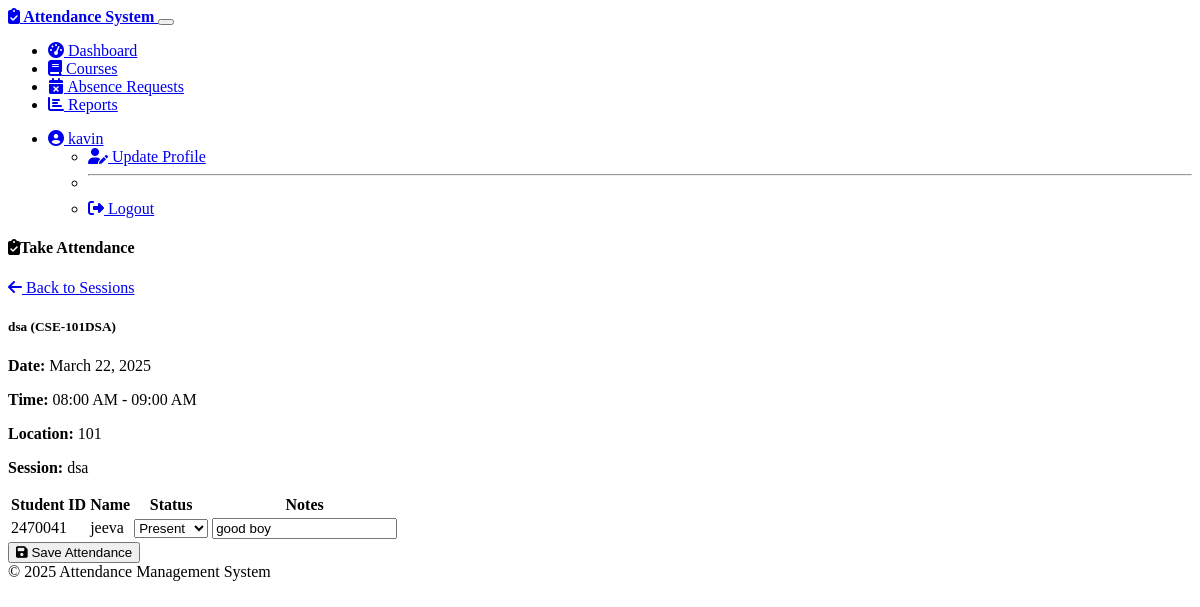
The page /faculty/take_attendance/1 (signed in) on the database its author committed.
### models.py (models this page shows, shortened)
class User(UserMixin, db.Model):
    id = db.Column(db.Integer, primary_key=True)
    username = db.Column(db.String(64), unique=True, nullable=False)
    email = db.Column(db.String(120), unique=True, nullable=False)
    password_hash = db.Column(db.String(256), nullable=False)
    user_type = db.Column(db.String(10), nullable=False)  # 'student' or 'faculty'
    student = db.relationship('Student', backref='user', uselist=False, cascade="all, delete-orphan")
    faculty = db.relationship('Faculty', backref='user', uselist=False, cascade="all, delete-orphan")

class Course(db.Model):
    id = db.Column(db.Integer, primary_key=True)
    course_code = db.Column(db.String(20), unique=True, nullable=False)
    title = db.Column(db.String(100), nullable=False)
    faculty_id = db.Column(db.Integer, db.ForeignKey('faculty.id'), nullable=False)
    schedule = db.Column(db.String(200), nullable=False)
    location = db.Column(db.String(100), nullable=False)
    description = db.Column(db.Text, nullable=True)
    min_attendance_percent = db.Column(db.Float, default=75.0, nullable=False)
    enrollments = db.relationship('CourseEnrollment', backref='course', lazy=True, cascade="all, delete-orphan")
    sessions = db.relationship('CourseSession', backref='course', lazy=True, cascade="all, delete-orphan")

class CourseSession(db.Model):
    id = db.Column(db.Integer, primary_key=True)
    course_id = db.Column(db.Integer, db.ForeignKey('course.id'), nullable=False)
    session_date = db.Column(db.Date, nullable=False)
    start_time = db.Column(db.Time, nullable=False)
    end_time = db.Column(db.Time, nullable=False)
    title = db.Column(db.String(100), nullable=True)
    notes = db.Column(db.Text, nullable=True)
    attendance_records = db.relationship('Attendance', backref='session', lazy=True, cascade="all, delete-orphan")

class Student(db.Model):
    id = db.Column(db.Integer, primary_key=True)
    user_id = db.Column(db.Integer, db.ForeignKey('user.id'), nullable=False)
    student_id = db.Column(db.String(20), unique=True, nullable=False)
    full_name = db.Column(db.String(100), nullable=False)
    department = db.Column(db.String(100), nullable=False)
    year_of_study = db.Column(db.Integer, nullable=False)
    phone = db.Column(db.String(15), nullable=True)
    enrollments = db.relationship('CourseEnrollment', backref='student', lazy=True, cascade="all, delete-orphan")
    attendance_records = db.relationship('Attendance', backref='student', lazy=True, cascade="all, delete-orphan")
    absence_requests = db.relationship('AbsenceRequest', backref='student', lazy=True, cascade="all, delete-orphan")

class Attendance(db.Model):
    id = db.Column(db.Integer, primary_key=True)
    student_id = db.Column(db.Integer, db.ForeignKey('student.id'), nullable=False)
    session_id = db.Column(db.Integer, db.ForeignKey('course_session.id'), nullable=False)
    status = db.Column(db.String(10), nullable=False)  # 'present', 'absent', 'late', 'excused'
    recorded_at = db.Column(db.DateTime, default=datetime.utcnow)
    notes = db.Column(db.Text, nullable=True)
    __table_args__ = (
        db.UniqueConstraint('student_id', 'session_id', name='unique_attendance'),
    )

### routes.py (the view, shortened to what this page needs)
    @app.route('/faculty/take_attendance/<int:session_id>', methods=['GET', 'POST'])
    @login_required
    def take_attendance(session_id):
        if current_user.user_type != 'faculty':
            flash('Access denied', 'danger')
            return redirect(url_for('index'))
        faculty = Faculty.query.filter_by(user_id=current_user.id).first()
        session = CourseSession.query.get_or_404(session_id)
        course = Course.query.get(session.course_id)
        if course.faculty_id != faculty.id:
            flash('You do not have permission to manage this course', 'danger')
            return redirect(url_for('faculty_dashboard'))
        enrollments = CourseEnrollment.query.filter_by(course_id=course.id).all()
        students = [enrollment.student for enrollment in enrollments]
        existing_records = {}
        for record in Attendance.query.filter_by(session_id=session.id).all():
            existing_records[record.student_id] = record
        return render_template('faculty/take_attendance.html',
                              session=session,
                              course=course,
                              students=students,
                              existing_records=existing_records)

### app.py (called while the page is built)
    @login_manager.user_loader
    def load_user(user_id):
        return User.query.get(int(user_id))

### templates/faculty/take_attendance.html (shortened to what this page needs)
{% extends "base.html" %}
{% block content %}
<div class="card">
    <div class="card-header bg-primary text-white d-flex justify-content-between align-items-center">
        <h4 class="mb-0"><i class="fas fa-clipboard-check me-2"></i>Take Attendance</h4>
        <a href="{{ url_for('course_sessions', course_id=course.id) }}" class="btn btn-sm btn-light">
            <i class="fas fa-arrow-left me-1"></i> Back to Sessions
        </a>
    </div>
    <div class="card-body">
        <div class="row mb-4">
            <div class="col-md-6">
                <h5>{{ course.title }} ({{ course.course_code }})</h5>
                <p><strong>Date:</strong> {{ session.session_date.strftime('%B %d, %Y') }}</p>
                <p><strong>Time:</strong> {{ session.start_time.strftime('%I:%M %p') }} - {{ session.end_time.strftime('%I:%M %p') }}</p>
                <p><strong>Location:</strong> {{ course.location }}</p>
                {% if session.title %}
                    <p><strong>Session:</strong> {{ session.title }}</p>
                {% endif %}
            </div>
        </div>
        <form method="POST" action="{{ url_for('take_attendance', session_id=session.id) }}">
            <div class="table-responsive">
                <table class="table table-striped">
                    <thead>
                        <tr>
                            <th>Student ID</th>
                            <th>Name</th>
                            <th>Status</th>
                            <th>Notes</th>
                        </tr>
                    </thead>
                    <tbody>
                        {% for student in students %}
                            <tr>
                                <td>{{ student.student_id }}</td>
                                <td>{{ student.full_name }}</td>
                                <td>
                                    <select name="status_{{ student.id }}" class="form-select attendance-status-select"
                                            data-student-id="{{ student.id }}">
                                        <option value="present"
                                            {% if student.id in existing_records and existing_records[student.id].status == 'present' %}selected{% endif %}>
                                            Present
                                        </option>
                                    </select>
                                </td>
                                <td>
                                    <input type="text" class="form-control" name="notes_{{ student.id }}"
                                           placeholder="Optional notes"
                                           value="{% if student.id in existing_records %}{{ existing_records[student.id].notes }}{% endif %}">
                                </td>
                            </tr>
                        {% endfor %}
                    </tbody>
                </table>
            </div>
            <div class="d-grid gap-2 d-md-flex justify-content-md-end mt-3">
                <button type="submit" class="btn btn-primary">
                    <i class="fas fa-save me-1"></i> Save Attendance
                </button>
            </div>
        </form>
    </div>
</div>
{% endblock %}

### templates/base.html (shortened to what this page needs)
<!DOCTYPE html>
<html lang="en" data-bs-theme="dark">
<head>
    <link rel="stylesheet" href="https://cdn.replit.com/agent/bootstrap-agent-dark-theme.min.css">
    <link rel="stylesheet" href="https://cdnjs.cloudflare.com/ajax/libs/font-awesome/6.4.0/css/all.min.css">
    <link rel="stylesheet" href="{{ url_for('static', filename='css/styles.css') }}">
</head>
<body>
    <nav class="navbar navbar-expand-lg navbar-dark bg-dark mb-4">
        <div class="container">
            <a class="navbar-brand" href="{{ url_for('index') }}">
                <i class="fas fa-clipboard-check me-2"></i>
                Attendance System
            </a>
            <button class="navbar-toggler" type="button" data-bs-toggle="collapse" data-bs-target="#navbarNav"
                    aria-controls="navbarNav" aria-expanded="false" aria-label="Toggle navigation">
            </button>
            <div class="collapse navbar-collapse" id="navbarNav">
                <ul class="navbar-nav">
                    {% if current_user.is_authenticated %}
                        {% if current_user.user_type == 'student' %}
                            <li class="nav-item">
                                <a class="nav-link {% if request.endpoint == 'student_dashboard' %}active{% endif %}"
                                   href="{{ url_for('student_dashboard') }}">
                                    <i class="fas fa-tachometer-alt me-1"></i> Dashboard
                                </a>
                            </li>
                            <li class="nav-item">
                                <a class="nav-link {% if request.endpoint == 'view_absence_requests' %}active{% endif %}"
                                   href="{{ url_for('view_absence_requests') }}">
                                    <i class="fas fa-calendar-times me-1"></i> Absence Requests
                                </a>
                            </li>
                        {% elif current_user.user_type == 'faculty' %}
                            <li class="nav-item">
                                <a class="nav-link {% if request.endpoint == 'faculty_dashboard' %}active{% endif %}"
                                   href="{{ url_for('faculty_dashboard') }}">
                                    <i class="fas fa-tachometer-alt me-1"></i> Dashboard
                                </a>
                            </li>
                            <li class="nav-item">
                                <a class="nav-link {% if request.endpoint == 'course_management' %}active{% endif %}"
                                   href="{{ url_for('course_management') }}">
                                    <i class="fas fa-book me-1"></i> Courses
                                </a>
                            </li>
                            <li class="nav-item">
                                <a class="nav-link {% if request.endpoint == 'faculty_absence_requests' %}active{% endif %}"
                                   href="{{ url_for('faculty_absence_requests') }}">
                                    <i class="fas fa-calendar-times me-1"></i> Absence Requests
                                </a>
                            </li>
                            <li class="nav-item">
                                <a class="nav-link {% if request.endpoint == 'attendance_reports' %}active{% endif %}"
                                   href="{{ url_for('attendance_reports') }}">
                                    <i class="fas fa-chart-bar me-1"></i> Reports
                                </a>
                            </li>
                        {% endif %}
                    {% endif %}
                </ul>
                <ul class="navbar-nav ms-auto">
                    {% if current_user.is_authenticated %}
                        <li class="nav-item dropdown">
                            <a class="nav-link dropdown-toggle" href="#" id="navbarDropdown" role="button"
                               data-bs-toggle="dropdown" aria-expanded="false">
                                <i class="fas fa-user-circle me-1"></i>
                                {{ current_user.username }}
                            </a>
                            <ul class="dropdown-menu dropdown-menu-end" aria-labelledby="navbarDropdown">
                                <li>
                                    <a class="dropdown-item" href="{{ url_for('update_profile') }}">
                                        <i class="fas fa-user-edit me-1"></i> Update Profile
                                    </a>
                                </li>
                                <li>
                                    <hr class="dropdown-divider">
                                </li>
                                <li>
                                    <a class="dropdown-item" href="{{ url_for('logout') }}">
                                        <i class="fas fa-sign-out-alt me-1"></i> Logout
                                    </a>
                                </li>
                            </ul>
                        </li>
                    {% endif %}
                </ul>
            </div>
        </div>
    </nav>
    <div class="container mb-4">
        {% block content %}{% endblock %}
    </div>
    <footer class="footer mt-auto py-3 bg-dark">
        <div class="container text-center">
            <span class="text-muted">&copy; 2025 Attendance Management System</span>
        </div>
    </footer>
</body>
</html>

### static/css/styles.css (style rules this page uses)
.navbar-brand { font-weight: 600; }
.card-header { font-weight: 500; }

### rows shown on the page
User: username "kavin"
Course: title "dsa", course_code "CSE-101DSA", location "101"
CourseSession: session_date "March 22, 2025", start_time "08:00 AM", end_time "09:00 AM", title "dsa"
Student: student_id "2470041", full_name "jeeva", id "Present"
Attendance: notes "good boy"
